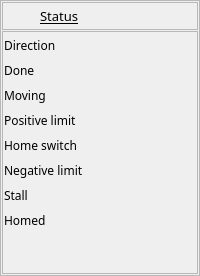
      <widget class="QFrame" name="frame_10">
       <property name="frameShape">
        <enum>QFrame::StyledPanel</enum>
       </property>
       <property name="frameShadow">
        <enum>QFrame::Raised</enum>
       </property>
       <layout class="QVBoxLayout" name="verticalLayout_15">
        <property name="spacing">
         <number>1</number>
        </property>
        <property name="margin">
         <number>1</number>
        </property>
        <item>
         <widget class="QFrame" name="frame_11">
          <property name="sizePolicy">
           <sizepolicy hsizetype="Preferred" vsizetype="Fixed">
            <horstretch>0</horstretch>
            <verstretch>0</verstretch>
           </sizepolicy>
          </property>
          <property name="minimumSize">
           <size>
            <width>0</width>
            <height>24</height>
           </size>
          </property>
          <property name="frameShape">
           <enum>QFrame::StyledPanel</enum>
          </property>
          <property name="frameShadow">
           <enum>QFrame::Raised</enum>
          </property>
          <layout class="QVBoxLayout" name="verticalLayout_18">
           <property name="spacing">
            <number>1</number>
           </property>
           <property name="margin">
            <number>1</number>
           </property>
           <item>
            <layout class="QHBoxLayout" name="horizontalLayout_26">
             <property name="spacing">
              <number>1</number>
             </property>
             <item>
              <widget class="QLabel" name="label_37">
               <property name="sizePolicy">
                <sizepolicy hsizetype="Fixed" vsizetype="Fixed">
                 <horstretch>0</horstretch>
                 <verstretch>0</verstretch>
                </sizepolicy>
               </property>
               <property name="minimumSize">
                <size>
                 <width>80</width>
                 <height>24</height>
                </size>
               </property>
               <property name="font">
                <font>
                 <family>Abyssinica SIL</family>
                 <pointsize>10</pointsize>
                 <underline>true</underline>
                </font>
               </property>
               <property name="text">
                <string>Status</string>
               </property>
              </widget>
             </item>
             <item>
              <spacer name="horizontalSpacer_7">
               <property name="orientation">
                <enum>Qt::Horizontal</enum>
               </property>
               <property name="sizeType">
                <enum>QSizePolicy::Fixed</enum>
               </property>
               <property name="sizeHint" stdset="0">
                <size>
                 <width>40</width>
                 <height>24</height>
                </size>
               </property>
              </spacer>
             </item>
            </layout>
           </item>
          </layout>
         </widget>
        </item>
        <item>
         <widget class="QFrame" name="frame_12">
          <property name="frameShape">
           <enum>QFrame::StyledPanel</enum>
          </property>
          <property name="frameShadow">
           <enum>QFrame::Raised</enum>
          </property>
          <layout class="QVBoxLayout" name="verticalLayout_16">
           <property name="spacing">
            <number>1</number>
           </property>
           <property name="margin">
            <number>1</number>
           </property>
           <item>
            <layout class="QVBoxLayout" name="verticalLayout_19" stretch="3,3,3,3,3,3,3,3">
             <property name="spacing">
              <number>1</number>
             </property>
             <item>
              <layout class="QHBoxLayout" name="horizontalLayout_12">
               <property name="spacing">
                <number>1</number>
               </property>
               <item>
                <widget class="QLabel" name="label_24">
                 <property name="sizePolicy">
                  <sizepolicy hsizetype="Fixed" vsizetype="Fixed">
                   <horstretch>0</horstretch>
                   <verstretch>0</verstretch>
                  </sizepolicy>
                 </property>
                 <property name="minimumSize">
                  <size>
                   <width>80</width>
                   <height>24</height>
                  </size>
                 </property>
                 <property name="font">
                  <font>
                   <family>Abyssinica SIL</family>
                   <pointsize>9</pointsize>
                  </font>
                 </property>
                 <property name="text">
                  <string>Direction</string>
                 </property>
                </widget>
               </item>
               <item>
                <widget class="QEBitStatus" name="qebitstatus">
                 <property name="numberOfBits">
                  <number>1</number>
                 </property>
                 <property name="variable" stdset="0">
                  <string>$(DMC)$(M).MSTA</string>
                 </property>
                </widget>
               </item>
              </layout>
             </item>
             <item>
              <layout class="QHBoxLayout" name="horizontalLayout_13">
               <property name="spacing">
                <number>1</number>
               </property>
               <item>
                <widget class="QLabel" name="label_25">
                 <property name="sizePolicy">
                  <sizepolicy hsizetype="Fixed" vsizetype="Fixed">
                   <horstretch>0</horstretch>
                   <verstretch>0</verstretch>
                  </sizepolicy>
                 </property>
                 <property name="minimumSize">
                  <size>
                   <width>80</width>
                   <height>24</height>
                  </size>
                 </property>
                 <property name="font">
                  <font>
                   <family>Abyssinica SIL</family>
                   <pointsize>9</pointsize>
                  </font>
                 </property>
                 <property name="text">
                  <string>Done</string>
                 </property>
                </widget>
               </item>
               <item>
                <widget class="QEBitStatus" name="qebitstatus_2">
                 <property name="numberOfBits">
                  <number>1</number>
                 </property>
                 <property name="shift">
                  <number>1</number>
                 </property>
                 <property name="variable" stdset="0">
                  <string>$(DMC)$(M).MSTA</string>
                 </property>
                </widget>
               </item>
              </layout>
             </item>
             <item>
              <layout class="QHBoxLayout" name="horizontalLayout_27">
               <property name="spacing">
                <number>1</number>
               </property>
               <item>
                <widget class="QLabel" name="label_38">
                 <property name="sizePolicy">
                  <sizepolicy hsizetype="Fixed" vsizetype="Fixed">
                   <horstretch>0</horstretch>
                   <verstretch>0</verstretch>
                  </sizepolicy>
                 </property>
                 <property name="minimumSize">
                  <size>
                   <width>80</width>
                   <height>24</height>
                  </size>
                 </property>
                 <property name="font">
                  <font>
                   <family>Abyssinica SIL</family>
                   <pointsize>9</pointsize>
                  </font>
                 </property>
                 <property name="text">
                  <string>Moving</string>
                 </property>
                </widget>
               </item>
               <item>
                <widget class="QEBitStatus" name="qebitstatus_3">
                 <property name="numberOfBits">
                  <number>1</number>
                 </property>
                 <property name="shift">
                  <number>10</number>
                 </property>
                 <property name="variable" stdset="0">
                  <string>$(DMC)$(M).MSTA</string>
                 </property>
                </widget>
               </item>
              </layout>
             </item>
             <item>
              <layout class="QHBoxLayout" name="horizontalLayout_14">
               <property name="spacing">
                <number>1</number>
               </property>
               <item>
                <widget class="QLabel" name="label_26">
                 <property name="sizePolicy">
                  <sizepolicy hsizetype="Fixed" vsizetype="Fixed">
                   <horstretch>0</horstretch>
                   <verstretch>0</verstretch>
                  </sizepolicy>
                 </property>
                 <property name="minimumSize">
                  <size>
                   <width>80</width>
                   <height>24</height>
                  </size>
                 </property>
                 <property name="font">
                  <font>
                   <family>Abyssinica SIL</family>
                   <pointsize>9</pointsize>
                  </font>
                 </property>
                 <property name="text">
                  <string>Positive limit</string>
                 </property>
                </widget>
               </item>
               <item>
                <widget class="QEBitStatus" name="qebitstatus_4">
                 <property name="numberOfBits">
                  <number>1</number>
                 </property>
                 <property name="shift">
                  <number>2</number>
                 </property>
                 <property name="variable" stdset="0">
                  <string>$(DMC)$(M).MSTA</string>
                 </property>
                </widget>
               </item>
              </layout>
             </item>
             <item>
              <layout class="QHBoxLayout" name="horizontalLayout_15">
               <property name="spacing">
                <number>1</number>
               </property>
               <item>
                <widget class="QLabel" name="label_28">
                 <property name="sizePolicy">
                  <sizepolicy hsizetype="Fixed" vsizetype="Fixed">
                   <horstretch>0</horstretch>
                   <verstretch>0</verstretch>
                  </sizepolicy>
                 </property>
                 <property name="minimumSize">
                  <size>
                   <width>80</width>
                   <height>24</height>
                  </size>
                 </property>
                 <property name="font">
                  <font>
                   <family>Abyssinica SIL</family>
                   <pointsize>9</pointsize>
                  </font>
                 </property>
                 <property name="text">
                  <string>Home switch</string>
                 </property>
                </widget>
               </item>
               <item>
                <widget class="QEBitStatus" name="qebitstatus_5">
                 <property name="numberOfBits">
                  <number>1</number>
                 </property>
                 <property name="shift">
                  <number>3</number>
                 </property>
                 <property name="variable" stdset="0">
                  <string>$(DMC)$(M).MSTA</string>
                 </property>
                </widget>
               </item>
              </layout>
             </item>
             <item>
              <layout class="QHBoxLayout" name="horizontalLayout_16">
               <property name="spacing">
                <number>1</number>
               </property>
               <item>
                <widget class="QLabel" name="label_27">
                 <property name="sizePolicy">
                  <sizepolicy hsizetype="Fixed" vsizetype="Fixed">
                   <horstretch>0</horstretch>
                   <verstretch>0</verstretch>
                  </sizepolicy>
                 </property>
                 <property name="minimumSize">
                  <size>
                   <width>80</width>
                   <height>24</height>
                  </size>
                 </property>
                 <property name="font">
                  <font>
                   <family>Abyssinica SIL</family>
                   <pointsize>9</pointsize>
                  </font>
                 </property>
                 <property name="text">
                  <string>Negative limit</string>
                 </property>
                </widget>
               </item>
               <item>
                <widget class="QEBitStatus" name="qebitstatus_6">
                 <property name="numberOfBits">
                  <number>1</number>
                 </property>
                 <property name="shift">
                  <number>13</number>
                 </property>
                 <property name="variable" stdset="0">
                  <string>$(DMC)$(M).MSTA</string>
                 </property>
                </widget>
               </item>
              </layout>
             </item>
             <item>
              <layout class="QHBoxLayout" name="horizontalLayout_19">
               <property name="spacing">
                <number>1</number>
               </property>
               <item>
                <widget class="QLabel" name="label_39">
                 <property name="sizePolicy">
                  <sizepolicy hsizetype="Fixed" vsizetype="Fixed">
                   <horstretch>0</horstretch>
                   <verstretch>0</verstretch>
                  </sizepolicy>
                 </property>
                 <property name="minimumSize">
                  <size>
                   <width>80</width>
                   <height>24</height>
                  </size>
                 </property>
                 <property name="font">
                  <font>
                   <family>Abyssinica SIL</family>
                   <pointsize>9</pointsize>
                  </font>
                 </property>
                 <property name="text">
                  <string>Stall</string>
                 </property>
                </widget>
               </item>
               <item>
                <widget class="QEBitStatus" name="qebitstatus_9">
                 <property name="numberOfBits">
                  <number>1</number>
                 </property>
                 <property name="shift">
                  <number>4</number>
                 </property>
                 <property name="variable" stdset="0">
                  <string>$(DMC)$(M).MSTA</string>
                 </property>
                </widget>
               </item>
              </layout>
             </item>
             <item>
              <layout class="QHBoxLayout" name="horizontalLayout_22">
               <property name="spacing">
                <number>1</number>
               </property>
               <item>
                <widget class="QLabel" name="label_41">
                 <property name="sizePolicy">
                  <sizepolicy hsizetype="Fixed" vsizetype="Fixed">
                   <horstretch>0</horstretch>
                   <verstretch>0</verstretch>
                  </sizepolicy>
                 </property>
                 <property name="minimumSize">
                  <size>
                   <width>80</width>
                   <height>24</height>
                  </size>
                 </property>
                 <property name="font">
                  <font>
                   <family>Abyssinica SIL</family>
                   <pointsize>9</pointsize>
                  </font>
                 </property>
                 <property name="text">
                  <string>Homed</string>
                 </property>
                </widget>
               </item>
               <item>
                <widget class="QEBitStatus" name="qebitstatus_10">
                 <property name="numberOfBits">
                  <number>1</number>
                 </property>
                 <property name="shift">
                  <number>14</number>
                 </property>
                 <property name="variable" stdset="0">
                  <string>$(DMC)$(M).MSTA</string>
                 </property>
                </widget>
               </item>
              </layout>
             </item>
            </layout>
           </item>
           <item>
            <spacer name="verticalSpacer">
             <property name="orientation">
              <enum>Qt::Vertical</enum>
             </property>
             <property name="sizeHint" stdset="0">
              <size>
               <width>20</width>
               <height>40</height>
              </size>
             </property>
            </spacer>
           </item>
          </layout>
         </widget>
        </item>
       </layout>
      </widget>
